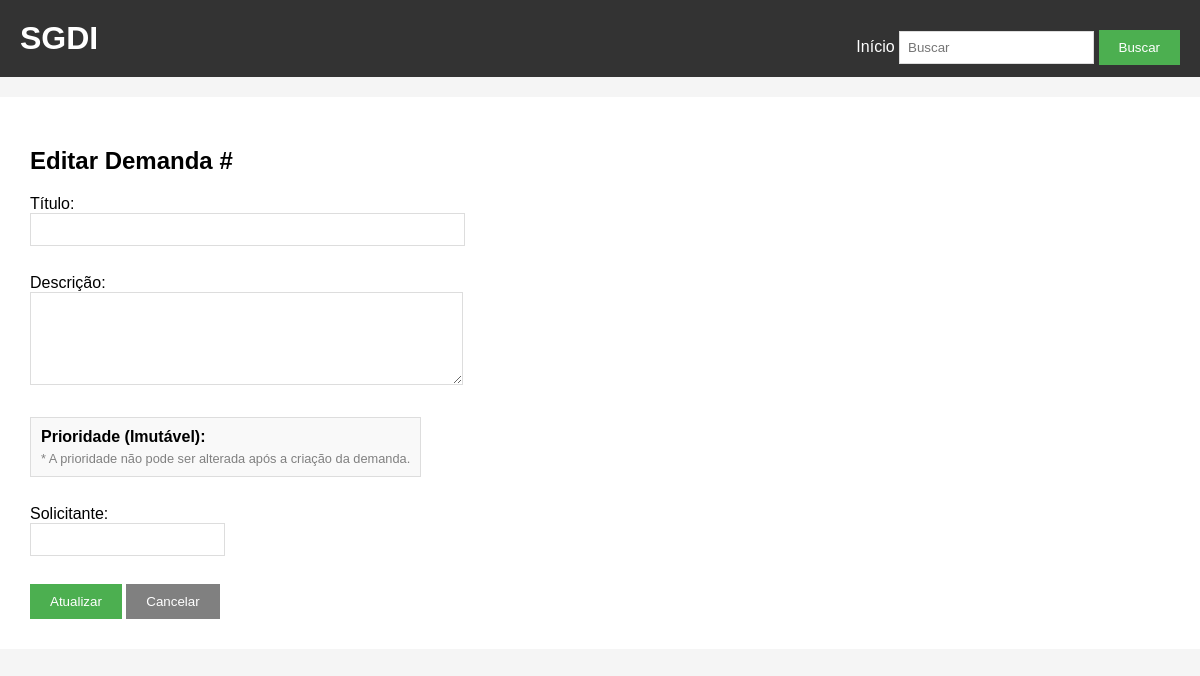
The page /editar/24 on the database as committed earlier.
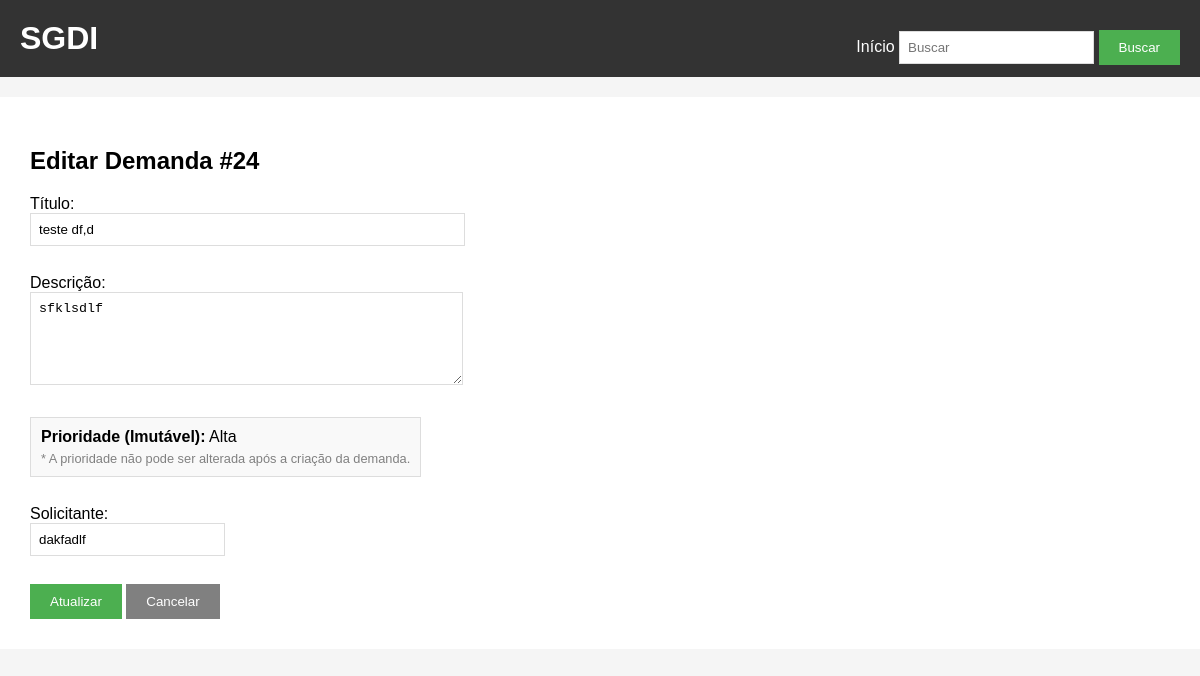
The same page on the database as committed later.
### tables this page shows
CREATE TABLE demandas (
        id INTEGER PRIMARY KEY AUTOINCREMENT,
        titulo TEXT,
        descricao TEXT,
        solicitante TEXT,
        data_criacao TEXT,
        id_prioridade INTEGER,
        FOREIGN KEY (id_prioridade) REFERENCES prioridades(id)
    );

CREATE TABLE prioridades (
        id INTEGER PRIMARY KEY AUTOINCREMENT,
        peso INTEGER,
        valor TEXT
    );

### app.py (the view, shortened to what this page needs)
@app.route('/editar/<id>', methods=['GET', 'POST'])
def editar(id):
    conn = get_db()
    demanda = conn.execute('''
        SELECT d.*, p.valor as prioridade_nome
        FROM demandas d
        LEFT JOIN prioridades p ON d.id_prioridade = p.id
        WHERE d.id=?''', (id,)).fetchone()
    conn.close()
    return render_template('editar.html', demanda=demanda)

### app.py (called while the page is built)
def get_db():
    conn = sqlite3.connect('demandas.db')
    conn.row_factory = sqlite3.Row
    return conn

### templates/editar.html
{% extends "base.html" %}
{% block content %}
<h2>Editar Demanda #{{ demanda['id'] }}</h2>
<form method="POST">
    <div>
        <label>Título:</label><br>
        <input type="text" name="titulo" value="{{ demanda['titulo'] }}" size="50">
    </div><br>
    <div>
        <label>Descrição:</label><br>
        <textarea name="descricao" rows="5" cols="50">{{ demanda['descricao'] }}</textarea>
    </div><br>
    <div style="background: #f9f9f9; padding: 10px; border: 1px solid #ddd; display: inline-block;">
        <label><strong>Prioridade (Imutável):</strong></label>
        <span>{{ demanda['prioridade_nome'] }}</span>
        <p style="font-size: 0.8em; color: gray; margin: 5px 0 0 0;">
            * A prioridade não pode ser alterada após a criação da demanda.
        </p>
    </div><br><br>
    <div>
        <label>Solicitante:</label><br>
        <input type="text" name="solicitante" value="{{ demanda['solicitante'] }}">
    </div><br>
    <button type="submit">Atualizar</button>
    <a href="/"><button type="button">Cancelar</button></a>
</form>
{% endblock %}

Rows that differ between the two databases and show on the page:
added demandas: id "24", titulo "teste df,d", descricao "sfklsdlf", solicitante "dakfadlf"
now on this page (row unchanged): prioridades: prioridade_nome "Alta"
